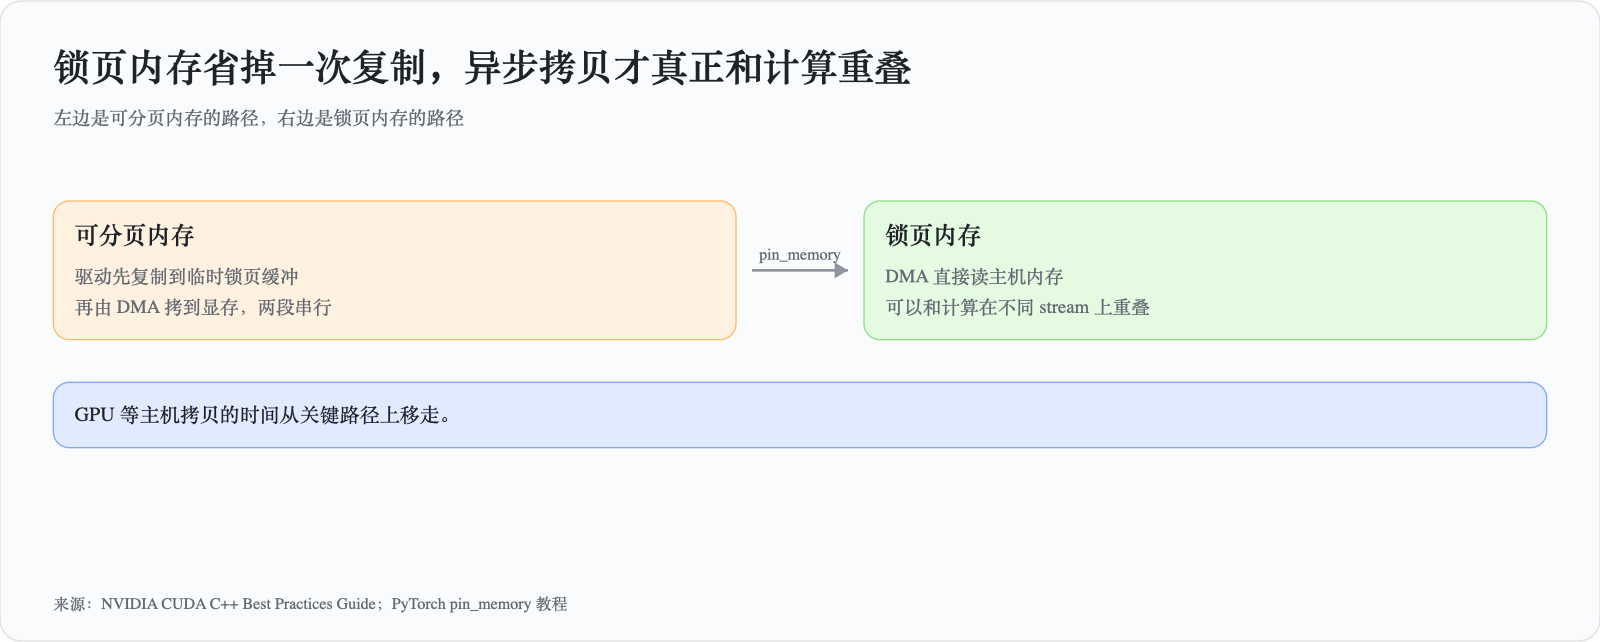

This figure's Python source:
"""Example figure for the example series (compare type)."""
import os
import sys
sys.path.insert(0, os.path.join(os.path.dirname(os.path.abspath(__file__)), '..', '..', '..', '..', '..', 'scripts'))
from svgkit import Board  # noqa: E402

b = Board('锁页内存省掉一次复制，异步拷贝才真正和计算重叠', '左边是可分页内存的路径，右边是锁页内存的路径',
          src='来源：NVIDIA CUDA C++ Best Practices Guide；PyTorch pin_memory 教程')
(lx, lw), (rx, rw) = b.cols(2, gap=96)
y1 = b.card(lx, 150, lw, '可分页内存', ['驱动先复制到临时锁页缓冲', '再由 DMA 拷到显存，两段串行'], fam='orange')
y2 = b.card(rx, 150, rw, '锁页内存', ['DMA 直接读主机内存', '可以和计算在不同 stream 上重叠'], fam='green')
y = max(y1, y2)
b.arrow([(lx + lw + 12, (150 + y) / 2), (rx - 12, (150 + y) / 2)], label='pin_memory')
b.note(y + 32, 'GPU 等主机拷贝的时间从关键路径上移走。', fam='blue')
b.save(os.path.join(os.path.dirname(os.path.abspath(__file__)), 'overview.svg'))
